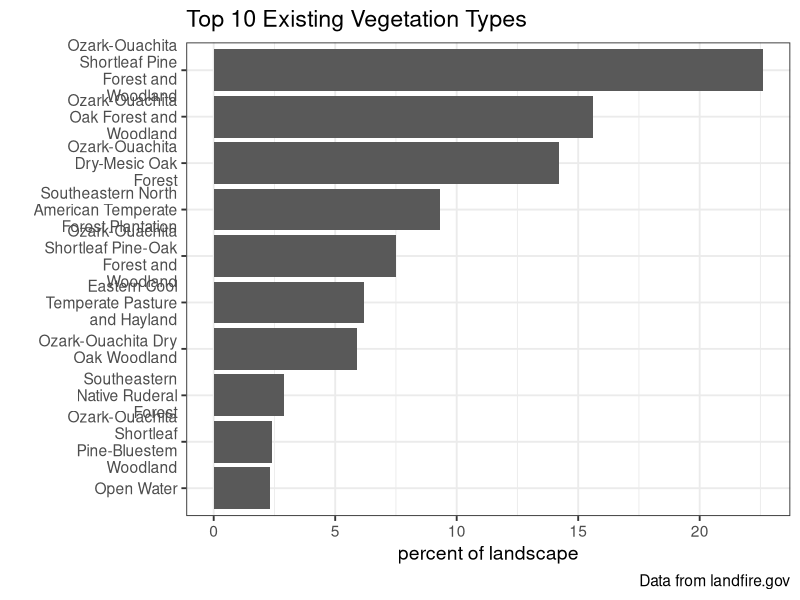
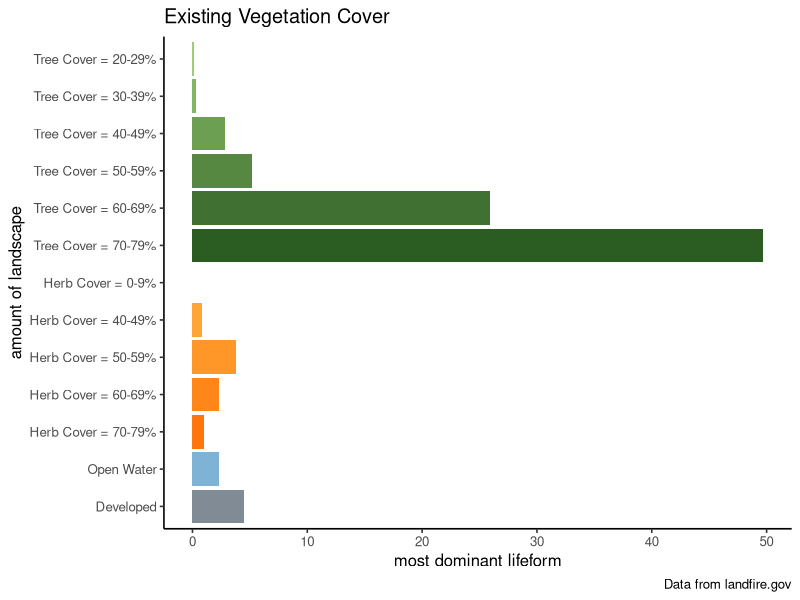
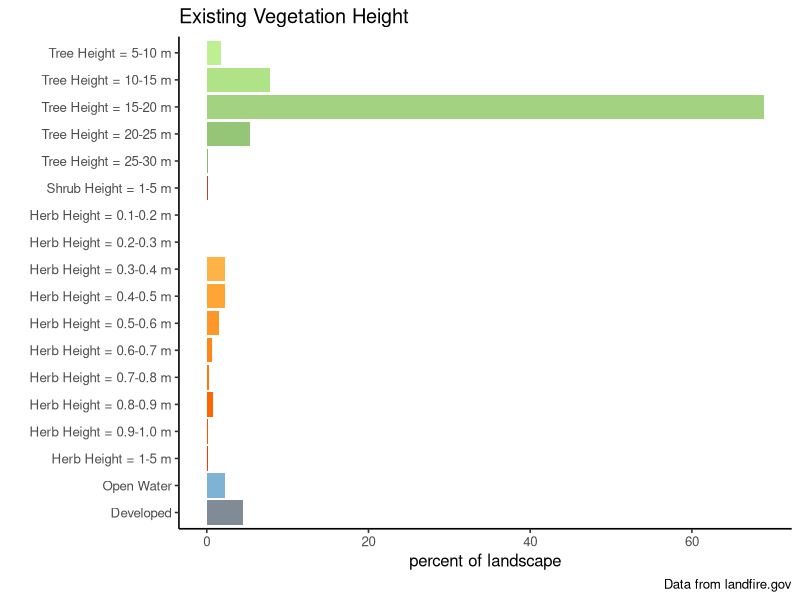

The R script that drew these images, in order:
## ---- chunk 1
library(tidyverse)

## ---- chunk 2
evtname <- read.csv(file = "data/evt_aoi_attributes.csv") %>%
  group_by(EVT_NAME) %>%
  summarize(ACRES = sum(ACRES),
            REL_PERCENT = sum(REL_PERCENT)) %>%
  arrange(desc(REL_PERCENT)) %>%
  top_n(n = 10, wt = REL_PERCENT)

# plot
evtChart <-
  ggplot(data = evtname, aes(x = EVT_NAME, y = REL_PERCENT)) +
  geom_bar(stat = "identity") +
  labs(
    title = "Top 10 Existing Vegetation Types",
    caption = "Data from landfire.gov",
    x = "",
    y = "percent of landscape") +
  scale_x_discrete(limits = rev(evtname$EVT_NAME),
                   labels = function(x) str_wrap(x, width = 18)) +
  coord_flip() +
  theme_bw(base_size = 14)



evtChart
## ---- chunk 3
evcname <- read.csv("data/evc_aoi_attributes.csv")

# create "type" column based on conditions
evcname <- evcname %>% mutate(type = if_else(VALUE %in% 11, "Open Water",
                                             if_else(VALUE %in% 12, "Snow / Ice",
                                                     if_else(VALUE %in% c(13:25), "Developed",
                                                             if_else(VALUE %in% 31, "Barren",
                                                                     if_else(VALUE %in% c(60:70), "Agriculture",
                                                                             if_else(VALUE %in% 32, "Quarries",
                                                                                     if_else(VALUE %in% 100, "Sparse Vegetation",
                                                                                             if_else(VALUE %in% c(101:199), "Tree",
                                                                                                     if_else(VALUE %in% c(201:299), "Shrub",
                                                                                                             if_else(VALUE %in% c(301:399), "Herb",
                                                                                                                     "Other")))))))))))

# create reverse substr() function
revSubstr <- function(x, start, stop) {
  x <- strsplit(x, "")
  sapply(x, 
         function(x) paste(rev(rev(x)[start:stop]), collapse = ""), 
         USE.NAMES = FALSE)  }

# create cover column based on 2nd and 3rd to last values of classname
# if "Other" type, make 0
evcname <- evcname %>% mutate(cover = as.numeric(if_else(VALUE > 100,
                                                         revSubstr(evcname$CLASSNAMES, start = 2, stop = 3),
                                                         "0")))

# create bin breaks for grouping
breaks <- seq(0, 100, 10)
# create intervals for grouping and summarize
# also create factor order for "type"
evcgroup <- evcname %>%
  mutate(interval = cut(cover,
                        breaks, 
                        include.lowest = TRUE, 
                        right = T,
                        labels = c("0-9", "10-19", "20-29", "30-39", "40-49", "50-59", "60-69", "70-79", 
                                   "80-89", "90-100")),
         type = factor(type, levels = c("Tree", "Shrub", "Herb", "Open Water", "Snow / Ice", "Developed", "Agriculture", "Sparse Vegetation", "Barren", "Quarries", "Other"))) %>%
  group_by(type, interval) %>%
  summarize(Freq = sum(Freq),
            ACRES = sum(ACRES),
            REL_PERCENT = sum(REL_PERCENT))

# add label and legend names based on condition
evcgroup <- evcgroup %>% mutate(label = if_else(type %in% c("Tree", "Shrub", "Herb"),
                                                paste0(type, " Cover = ", interval, "%"), as.character(type)),
                                legend = if_else(type %in% c("Tree", "Shrub", "Herb", "Open Water"),
                                                 type, as.factor("Other")))

# turn current label order to factors
evclabel.list <- evcgroup$label
evcgroup <- evcgroup %>% mutate(label = fct_rev(factor(label, evclabel.list)))



# create factor level colors for legend (original from Myles)
## cols <- c("Tree" = "#196F3D", "Shrub" = "#229954", "Herb" = "#52BE80", "Open Water" = "#7FB3D5",
##          "Other" = "#808B96")

# join in custom cols column to color bars by specific label

evc_group_cols <- read.csv("data/evc_group_cols.csv")

evcgroup <- left_join(evcgroup, evc_group_cols, by = "label")

evcgroup$label <- factor(evcgroup$label, levels = rev(evcgroup$label))

evcgroup <- evcgroup %>%
  filter(REL_PERCENT > 0.01)

# plot
evcChart <-
  ggplot(data = evcgroup, aes(x = label, y = REL_PERCENT, fill = colors)) +
  geom_bar(stat = "identity") +
  labs(
    title = "Existing Vegetation Cover",
    caption = "Data from landfire.gov",
    x = "amount of landscape",
    y = "most dominant lifeform") +
  scale_fill_identity() +
  coord_flip() +
  theme_classic(base_size = 12)+
  theme(legend.position = "none") 


evcChart


## ---- chunk 4

# load evh attribute table
evhname <- read.csv(file = "data/evh_aoi_attributes.csv")


# create "type" column based on conditions
evhname <- evhname %>% mutate(type = if_else(VALUE %in% 11, "Open Water",
                                             if_else(VALUE %in% 12, "Snow / Ice",
                                                     if_else(VALUE %in% c(13:25), "Developed",
                                                             if_else(VALUE %in% 31, "Barren",
                                                                     if_else(VALUE %in% c(60:70), "Agriculture",
                                                                             if_else(VALUE %in% 32, "Quarries",
                                                                                     if_else(VALUE %in% 100, "Sparse Vegetation",
                                                                                             if_else(VALUE %in% c(101:199), "Tree",
                                                                                                     if_else(VALUE %in% c(201:299), "Shrub",
                                                                                                             if_else(VALUE %in% c(301:399), "Herb",
                                                                                                                     "Other"))))))))))) %>%
  mutate(height_m = if_else(type %in% "Tree", (VALUE -100),
                            if_else(type %in% "Shrub", ((VALUE - 200) / 10),
                                    if_else(type %in% "Herb", ((VALUE - 300) / 10), 0))) %>%
           as.character() %>% as.numeric())

# create bin breaks for grouping
breaks <- c(0, 0.1, 0.2, 0.3, 0.4, 0.5, 0.6, 0.7, 0.8, 0.9, 1, 5, 10, 15, 20, 25, 30, 35, 40, 45, 50, 55, 60, 65, 70, 75, 80, 85, 90, 95, 100)

# create intervals for grouping and summarize
# also create factor order for "type"
evhgroup <- evhname %>%
  mutate(interval = cut(height_m,
                        breaks, 
                        include.lowest = TRUE, 
                        right = F,
                        labels = c("0", "0.1-0.2", "0.2-0.3", "0.3-0.4" ,"0.4-0.5", "0.5-0.6", "0.6-0.7", "0.7-0.8", "0.8-0.9", "0.9-1.0", "1-5", "5-10", "10-15", "15-20", "20-25", "25-30", "30-35", "35-40", "40-45", "45-50", "50-55", "55-60", "60-65", "65-70", "70-75", "75-80", "80-85", "85-90", "90-95", "95-100")),
         type = factor(type, levels = c("Tree", "Shrub", "Herb", "Open Water", "Snow / Ice", "Developed", "Agriculture", "Sparse Vegetation", "Barren", "Quarries", "Other"))) %>%
  group_by(type, interval) %>%
  summarise(VALUE = sum(VALUE),
            ACRES = sum(ACRES),
            REL_PERCENT = sum(REL_PERCENT))



# add label and legend names based on condition
evhgroup <- evhgroup %>% mutate(label = if_else(type %in% c("Tree", "Shrub", "Herb"),
                                                paste0(type, " Height = ", interval, " m"), as.character(type)),
                                legend = if_else(type %in% c("Tree", "Shrub", "Herb", "Open Water"),
                                                 type, as.factor("Other")))
# turn current label order to factors
evhlabel.list <- evhgroup$label
evhgroup <- evhgroup %>% mutate(label = fct_rev(factor(label, evhlabel.list)))

# create factor level colors for legend
##cols <- c("Tree" = "#196F3D", "Shrub" = "#229954", "Herb" = "#52BE80", "Open Water" = "#7FB3D5","Other" = "#808B96")

# join in custom cols column to color bars by specific label

evh_group_cols <- read.csv("data/evh_group_cols.csv")

evhgroup <- left_join(evhgroup, evh_group_cols, by = "label")

evhgroup$label <- factor(evhgroup$label, levels = rev(evhgroup$label))

evhgroup <- evhgroup %>%
  filter(REL_PERCENT > 0.01)

# plot
evhChart <-
ggplot(data = evhgroup, aes(x = label, y = REL_PERCENT, fill = colors)) +
  geom_bar(stat = "identity") +
  labs(
    title = "Existing Vegetation Height",
    caption = "Data from landfire.gov",
    x = "",
    y = "percent of landscape") +
  scale_fill_identity() +
  coord_flip() +
  theme_classic(base_size = 12)+
  theme(legend.position = "none")

evhChart



# plot with original color scheme
# evhChart <-
# ggplot(data = evhgroup, aes(x = label, y = REL_PERCENT, fill = legend)) +
#   geom_bar(stat = "identity") +
#   labs(
#     title = "Existing Vegetation Height",
#     subtitle = "landscape_name",
#     caption = "Data from landfire.gov.",
#     x = "",
#     y = "percent of landscape") +
#   scale_fill_manual(values = cols, name = "") +
#   coord_flip() +
#   theme_bw()
# 
# evhChart





